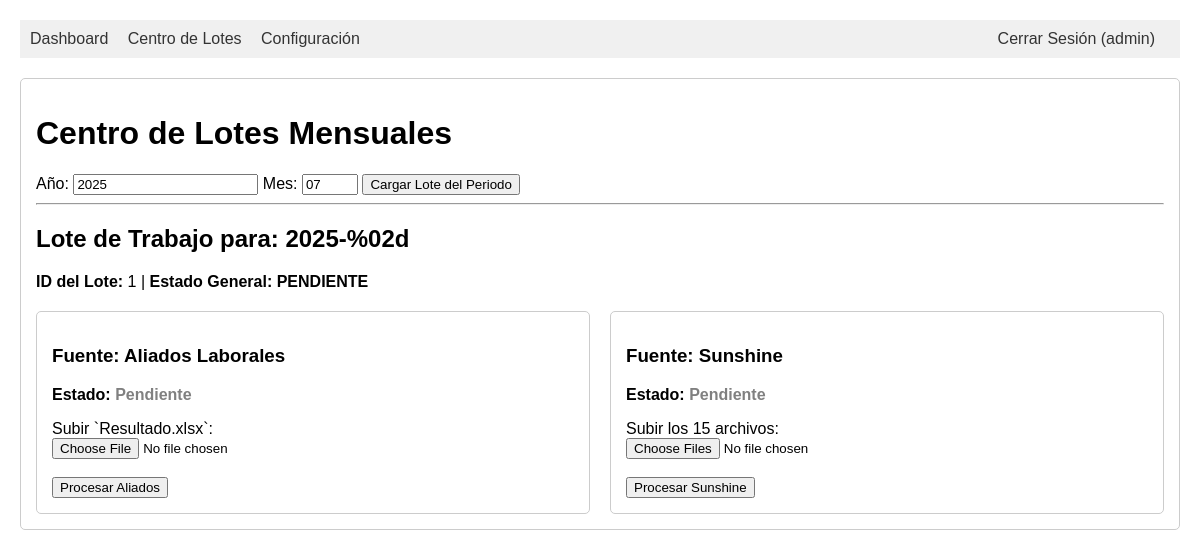
The app's page /submission_center?year=2025&month=7 (signed in) with its own data.
### models.py (models this page shows, shortened)
class User(UserMixin, db.Model):
    id = db.Column(db.Integer, primary_key=True)
    username = db.Column(db.String(64), index=True, unique=True)
    password_hash = db.Column(db.String(256))
    is_admin = db.Column(db.Boolean, default=False)

class Envios(db.Model):
    id = db.Column(db.Integer, primary_key=True)
    anio_periodo = db.Column(db.Integer, nullable=False)
    mes_periodo = db.Column(db.Integer, nullable=False)
    estado_lote = db.Column(db.String(50), default='PENDIENTE')
    estado_aliados = db.Column(db.String(50))
    estado_sunshine = db.Column(db.String(50))
    track_id_api = db.Column(db.String(255))
    mensaje_resultado = db.Column(db.Text)
    fecha_creacion = db.Column(db.DateTime, server_default=func.now())
    fecha_actualizacion = db.Column(db.DateTime, onupdate=func.now())
    usuario_id = db.Column(db.Integer, db.ForeignKey('user.id'))

### app.py (the view)
@app.route('/submission_center')
@login_required
def submission_center():
    year = request.args.get('year', default=datetime.now().year, type=int)
    month = request.args.get('month', default=datetime.now().month, type=int)
    lote = Envios.query.filter_by(anio_periodo=year, mes_periodo=month, usuario_id=current_user.id).first()
    if not lote:
        lote = submission_tracker.iniciar_nuevo_envio(current_user.id, year, month)
    errores_aliados = ErroresProceso.query.filter_by(envio_id=lote.id, fuente_datos='Aliados').order_by(ErroresProceso.id).all()
    errores_sunshine = ErroresProceso.query.filter_by(envio_id=lote.id, fuente_datos='Sunshine').order_by(ErroresProceso.id).all()
    return render_template('submission_center.html', year=year, month=month, lote_actual=lote, errores_aliados=errores_aliados, errores_sunshine=errores_sunshine)

### app.py (called while the page is built)
@login_manager.user_loader
def load_user(user_id):
    return db.session.get(User, int(user_id))

### templates/submission_center.html (shortened to what this page needs)
{% extends "base.html" %}
{% block content %}
    <h1>Centro de Lotes Mensuales</h1>
    <form method="GET" action="{{ url_for('submission_center') }}">
        <label for="year">Año:</label>
        <input type="number" id="year" name="year" required value="{{ year }}">
        <label for="month">Mes:</label>
        <input type="number" id="month" name="month" required min="1" max="12" value="{{ '%02d'|format(month) }}">
        <input type="submit" value="Cargar Lote del Periodo">
    </form>
    <hr>
    {% if lote_actual %}
        <h2>Lote de Trabajo para: {{ year }}-{{ "%02d".format(lote_actual.mes_periodo) }}</h2>
        <p><strong>ID del Lote:</strong> {{ lote_actual.id }} | <strong>Estado General:</strong> <span style="font-weight: bold;">{{ lote_actual.estado_lote }}</span></p>
        <div style="display: flex; gap: 20px; margin-top: 20px;">
            <div style="border: 1px solid #ccc; padding: 15px; flex: 1; border-radius: 5px;">
                <h3>Fuente: Aliados Laborales</h3>
                <p><strong>Estado:</strong> <span style="font-weight: bold; color: {% if lote_actual.estado_aliados == 'VALIDADO' %}green{% elif lote_actual.estado_aliados == 'ERROR_VALIDACION' %}red{% else %}grey{% endif %};">{{ lote_actual.estado_aliados or 'Pendiente' }}</span></p>
                <form method="POST" enctype="multipart/form-data" action="{{ url_for('upload_source_files') }}">
                    <label for="file_aliados">Subir `Resultado.xlsx`:</label><br>
                    <input type="file" id="file_aliados" name="file_aliados" accept=".xlsx" required>
                    <br><br><input type="submit" value="Procesar Aliados">
                </form>
            </div>
            <div style="border: 1px solid #ccc; padding: 15px; flex: 1; border-radius: 5px;">
                <h3>Fuente: Sunshine</h3>
                <p><strong>Estado:</strong> <span style="font-weight: bold; color: {% if lote_actual.estado_sunshine == 'VALIDADO' %}green{% elif lote_actual.estado_sunshine == 'ERROR_VALIDACION' %}red{% else %}grey{% endif %};">{{ lote_actual.estado_sunshine or 'Pendiente' }}</span></p>
                <form method="POST" enctype="multipart/form-data" action="{{ url_for('upload_source_files') }}">
                    <label for="files_sunshine">Subir los 15 archivos:</label><br>
                    <input type="file" id="files_sunshine" name="files_sunshine[]" accept=".xlsx" multiple required>
                    <br><br><input type="submit" value="Procesar Sunshine">
                </form>
            </div>
        </div>
    {% endif %}
{% endblock %}

### templates/base.html (shortened to what this page needs)
<!doctype html>
<html lang="es">
<head>
</head>
<body>
    <nav>
        <a href="{{ url_for('dashboard') }}">Dashboard</a>
        <a href="{{ url_for('submission_center') }}">Centro de Lotes</a>
        {% if current_user.is_authenticated and current_user.is_admin %}
            <a href="{{ url_for('config') }}">Configuración</a>
        {% endif %}
        {% if current_user.is_authenticated %}
            <a href="{{ url_for('auth.logout') }}" style="float: right;">Cerrar Sesión ({{ current_user.username }})</a>
        {% endif %}
    </nav>
    <div class="content">
        {% block content %}{% endblock %}
    </div>
</body>
</html>

### templates/base.html (style rules this page uses)
body { font-family: sans-serif; margin: 20px; }
nav { background-color: #f0f0f0; padding: 10px; margin-bottom: 20px; }
nav a { margin-right: 15px; text-decoration: none; color: #333; }
.content { padding: 15px; border: 1px solid #ccc; border-radius: 5px; }

### records on screen
User: username "admin"
Envios: mes_periodo "%02d", id "1", estado_lote "PENDIENTE", estado_aliados "Pendiente", estado_sunshine "Pendiente"

### other values on screen
{{ year }} "2025"
